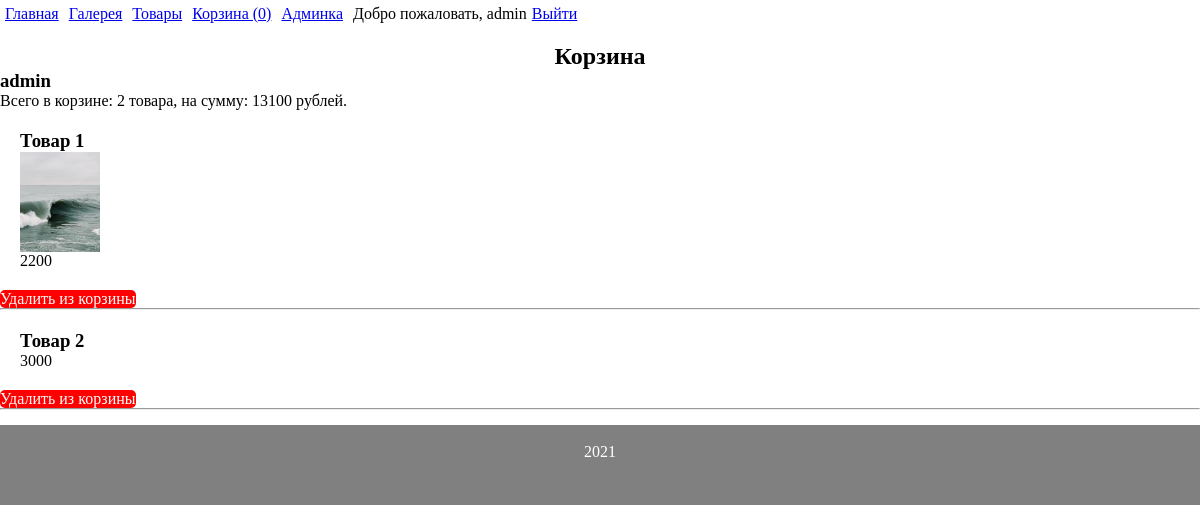
The app's page /basket/n955nf4tcuucc29j8oagfb18rbpatrgf (signed in) with its own data.
### tables this page shows
CREATE TABLE `basket` (
  `id` int(11) NOT NULL,
  `id_products` int(11) NOT NULL,
  `id_session` varchar(255) NOT NULL,
  `price` int(11) NOT NULL
);

CREATE TABLE `products` (
  `id` int(11) NOT NULL,
  `name` mediumtext NOT NULL,
  `description` mediumtext NOT NULL,
  `more_description` text NOT NULL,
  `price` int(11) NOT NULL,
  `likes` int(1) NOT NULL DEFAULT '0'
);

### engine/db_connections.php (called while the page is built, shortened)
<?php
function getConnect() {
    static $db = null;
    if (is_null($db)) {
        $db = @mysqli_connect(DB_HOST . ':' . DB_PORT, DB_USERNAME, DB_PASSWORD, DB_DATABASE) or die("Ошибка " . mysqli_connect_error());
    }
    return $db;
}
function getDBRequest($request) {
    $res = @mysqli_query(getConnect(), $request) or die(mysqli_error(getConnect()));
    if ($res === true) {
        $row = true;
    } else if (isset($res->num_rows)) {
        $row = mysqli_fetch_all($res, MYSQLI_ASSOC);
    } else {
        $row = false;
    }
    return $row;
}

### models/basket.php (called while the page is built, shortened)
<?php
function allProductsBySessionId($sessionId) {
    return getDBRequest("SELECT basket.id AS id, basket.id_products, products.name, products.price, pictures.image FROM basket LEFT JOIN products ON basket.id_session='{$sessionId}' AND basket.id_products=products.id LEFT JOIN pictures ON basket.id_products=pictures.id_products GROUP BY id");
}

### engine/controller.php (called while the page is built, shortened)
<?php
function prepareVariables($url_array) {
    if ($url_array['main_page'] == "") {
        $params['page'] = 'index';
    } else {
        $params['page'] = $url_array['main_page'];
    }
    $params['countP'] = countInBasket(session_id());
    $params['username'] = hasUser($_SESSION['username'])['username'];
    $params['layout'] = 'app';
    switch ($params['page']) {
        case 'basket':
            $params['page'] = implode('/', ['basket', $url_array['main_page']]);
            if (isset($url_array['session_id'])) {
                $sessionId = secUser($url_array['session_id']);
            } else {
                session_start();
                $sessionId = session_id();
            }
                $params['countOrder'] = countBasketBuyer($sessionId);
                $params['summOrder'] = sumOrder($sessionId);
                $params['products'] = allProductsBySessionId($sessionId);
                $params['name'] = getName($sessionId);
            break;
    }
    return $params;
}

### templates/basket/basket.php (the view, shortened to what this page needs)
<div class="titlePage">
    <h2>Корзина</h2>
</div>
<div>
<h3><?=$name?></h3>
    Всего в корзине: <?=$countOrder?> товара, на сумму: <?=$summOrder?> рублей.
    <?php if (!empty($products)):
        foreach ($products as $item): ?>
        <?php if(!is_null($item['name'])): ?>
            <div class="galleryCard">
                <h3><?=$item['name']?></h3>
                <?php if(isset($item['image']) && !empty($item['image'])): ?>
                            <img src='/img/products/tmb/<?=$item['image']?>' width="80" alt="">
                <?php endif; ?>
                <span><?=$item['price']?></span>
            </div>
            <a href="/delbask/<?=$item['id']?>" class="btn-red">Удалить из корзины</a>
            <hr>
            <?php endif; ?>
    <?php endforeach;
        endif; ?>
</div>

### public/css/main.css (style rules this page uses)
* { margin: 0; padding: 0; }
body { display: -webkit-box; display: -ms-flexbox; display: flex; -webkit-box-orient: vertical; -webkit-box-direction: normal; -ms-flex-direction: column; flex-direction: column; }
h1, h2, footer { margin-top: 15px; }
.titlePage { text-align: center; }
.galleryCard { display: -ms-grid; display: grid; margin: 20px; }
.btn-red { text-decoration: none; display: inline-block; background-color: red; color: white; border-radius: 5px; text-align: center; }

### records on screen
basket: id_products.name "Товар 1", id_products.price "2200"
basket: id_products.name "Товар 2", id_products.price "3000"

### other values on screen
$key['title'] "Главная"
$key['title'] "Галерея"
$key['title'] "Товары"
$key['title'] "Корзина (0)"
$key['title'] "Админка"
$username "admin"
$name "admin"
$countOrder "2"
$summOrder "13100"
